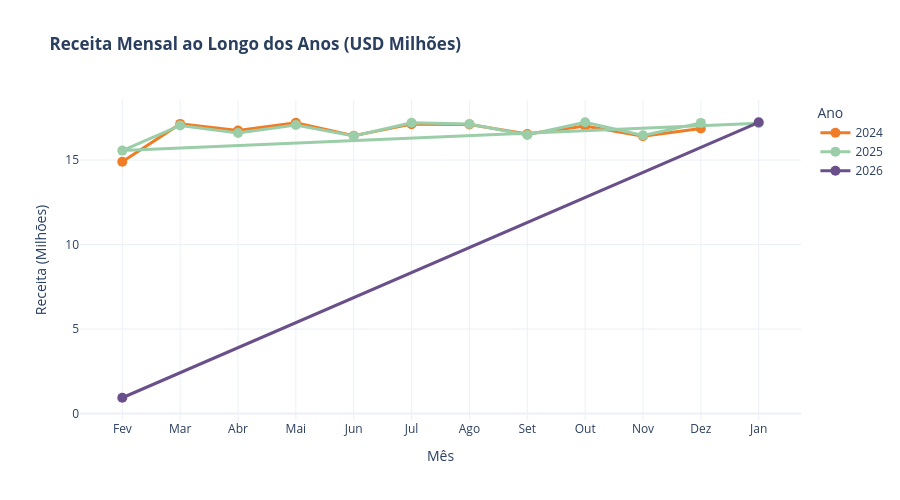

Source (notebook cell):
### Code cell
# Sazonalidade

receita_mensal = df.groupby(['order_year', 'order_month']).agg(
    receita=('total_price_usd', 'sum'),
    lucro=('profit_usd', 'sum'),
    transacoes=('order_id', 'count')
).reset_index()

receita_mensal['month_name'] = receita_mensal['order_month'].apply(
    lambda m: {1:'Jan', 2:'Fev', 3:'Mar', 4:'Abr', 5:'Mai', 6:'Jun',
              7:'Jul', 8:'Ago', 9:'Set', 10:'Out', 11:'Nov', 12:'Dez'}[m]
)

meses_mapeamento = {'Jan':1, 'Fev':2, 'Mar':3, 'Abr':4, 'Mai':5, 'Jun':6,
              'Jul':7, 'Ago':8, 'Set':9, 'Out':10, 'Nov':11, 'Dez':12}
receita_mensal['month_order'] = receita_mensal['month_name'].map(meses_mapeamento)

cores_ano = {
    2021: '#004393',  # Azul
    2022: '#EF6567',  # Vermelho
    2023: '#008D84',  # Teal
    2024: '#F07D25',  # Laranja
    2025: '#9BCEA8',  # Verde claro
    2026: '#6A508A'   # Roxo
}

mes_anos = set(receita_mensal['order_year'])
fig = go.Figure()
for idx, ano in enumerate(sorted(mes_anos)):
    dados_ano = receita_mensal[receita_mensal['order_year'] == ano].sort_values('month_order')
    fig.add_trace(go.Scatter(
        x=dados_ano['month_name'],
        y=dados_ano['receita'] / 1e6,
        mode='lines+markers',
        name=str(ano),
        line=dict(width=3, color=cores_ano.get(ano, '#02AAB0')),  # Usa a cor definida
        marker=dict(size=10)
    ))

fig.update_layout(
    title='<b> Receita Mensal ao Longo dos Anos (USD Milhões)</b>',
    xaxis_title='Mês',
    yaxis_title='Receita (Milhões)',
    template='plotly_white',
    height=500,
    legend_title_text='Ano'
)

fig.show()

### Figure 1 — Plotly figure (JSON) as saved in the notebook; plotly's stock layout.template omitted (floating-point values rounded to 4 significant figures)
{"data": [{"line": {"color": "#F07D25", "width": 3}, "marker": {"size": 10}, "mode": "lines+markers", "name": "2024", "type": "scatter", "x": ["Fev", "Mar", "Abr", "Mai", "Jun", "Jul", "Ago", "Set", "Out", "Nov", "Dez"], "y": [14.9, 17.14, 16.74, 17.2, 16.44, 17.13, 17.11, 16.54, 17.02, 16.41, 16.87]}, {"line": {"color": "#9BCEA8", "width": 3}, "marker": {"size": 10}, "mode": "lines+markers", "name": "2025", "type": "scatter", "x": ["Jan", "Fev", "Mar", "Abr", "Mai", "Jun", "Jul", "Ago", "Set", "Out", "Nov", "Dez"], "y": [17.17, 15.56, 17.05, 16.6, 17.08, 16.42, 17.21, 17.13, 16.48, 17.24, 16.46, 17.2]}, {"line": {"color": "#6A508A", "width": 3}, "marker": {"size": 10}, "mode": "lines+markers", "name": "2026", "type": "scatter", "x": ["Jan", "Fev"], "y": [17.24, 0.9357]}], "layout": {"height": 500, "legend": {"title": {"text": "Ano"}}, "title": {"text": "<b> Receita Mensal ao Longo dos Anos (USD Milhões)</b>"}, "xaxis": {"title": {"text": "Mês"}}, "yaxis": {"title": {"text": "Receita (Milhões)"}}}}
